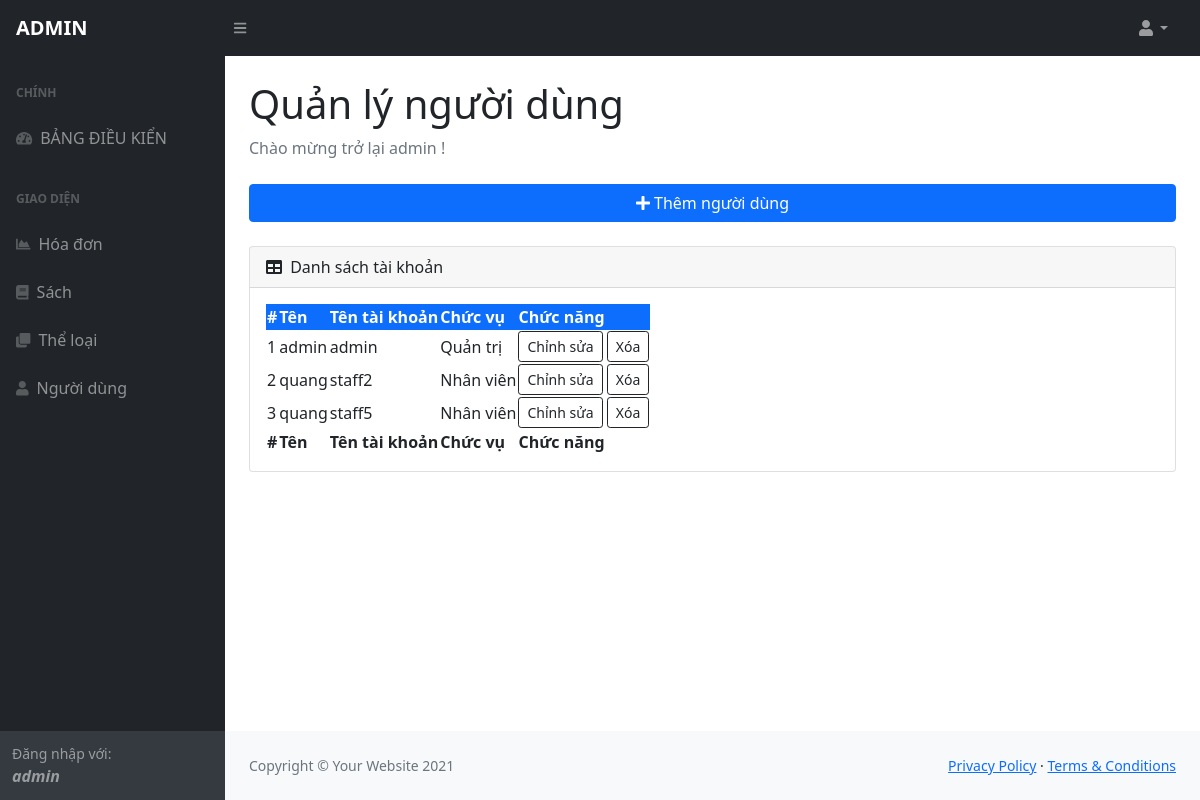
/admin/users.php (signed in), run on the app's committed database.
### tables this page shows
CREATE TABLE `users` (
  `id` int(11) NOT NULL,
  `name` text NOT NULL,
  `username` varchar(200) NOT NULL,
  `password` varchar(32) NOT NULL,
  `type` tinyint(1) NOT NULL
);

### admin/users.php (the view, shortened to what this page needs)
<?php
include './menu.php';
?>
<div id="layoutSidenav">
   <?php include './head.php' ?>
   <div id="layoutSidenav_content">
      <main>
         <div class="container-fluid px-4">
            <h1 class="mt-4">Quản lý người dùng</h1>
            <ol class="breadcrumb mb-4">
               <li class="breadcrumb-item active">Chào mừng trở lại <span><?= $_SESSION['name'] ?></span> !</li>
            </ol>
            <button type="button" class="btn btn-primary w-100 mb-4" data-bs-toggle="modal" data-bs-target="#add" <?= $_SESSION['role'] == 0 ? "disabled" : "" ?>>
               <i class="fas fa-plus"></i> Thêm người dùng
            </button>
            <div class="card mb-4">
               <div class="card-header">
                  <i class="fas fa-table me-1"></i>
                  Danh sách tài khoản
               </div>
               <div class="card-body">
                  <table id="datatablesSimple">
                     <thead>
                        <tr class="bg-primary text-white">
                           <th>#</th>
                           <th>Tên</th>
                           <th>Tên tài khoản</th>
                           <th>Chức vụ</th>
                           <th>Chức năng</th>
                        </tr>
                     </thead>
                     <tfoot>
                        <tr>
                           <th>#</th>
                           <th>Tên</th>
                           <th>Tên tài khoản</th>
                           <th>Chức vụ</th>
                           <th>Chức năng</th>
                        </tr>
                     </tfoot>
                     <tbody>
                        <?php
                        $sql1 = "SELECT * FROM `users`";
                        $result = $conn->query($sql1);
                        if ($result->num_rows > 0) {
                           $number = 1;
                           while ($row = $result->fetch_array()) {
                        ?>
                              <tr>
                                 <td><?= $number ?></td>
                                 <td><?= $row['name'] ?></td>
                                 <td><?= $row['username'] ?></td>
                                 <td><?= $row['type'] ? "Quản trị" : "Nhân viên" ?></td>
                                 <td class="text-center" <?= $_SESSION['role'] == 0 ? "hidden" : "" ?>>
                                    <div>
                                       <form action="./users.php" method="post">
                                          <a href="./editUser.php?id=<?= $row['id'] ?>" class="btn btn-sm border-dark">Chỉnh sửa</a>
                                          <button type="button" class="btn btn-sm border-dark" data-bs-toggle="modal" data-bs-target="#deleteOrder<?= $row['id'] ?>" data-bs-whatever="@<?= $id ?>">Xóa</button>
                                       </form>
                                    </div>
                                 </td>
                              </tr>
                        <?php $number++;
                           }
                        } ?>
                     </tbody>
                  </table>
               </div>
            </div>
         </div>
      </main>
      <?php include './footer.php'; ?>
   </div>
</div>
<?php include './foot.php'; ?>

### data on the page
users: name "admin", username "admin", type "Quản trị"
users: name "quang", username "staff2", type "Nhân viên"
users: name "quang", username "staff5", type "Nhân viên"

### other printed values
$_SESSION['name'] "admin"
